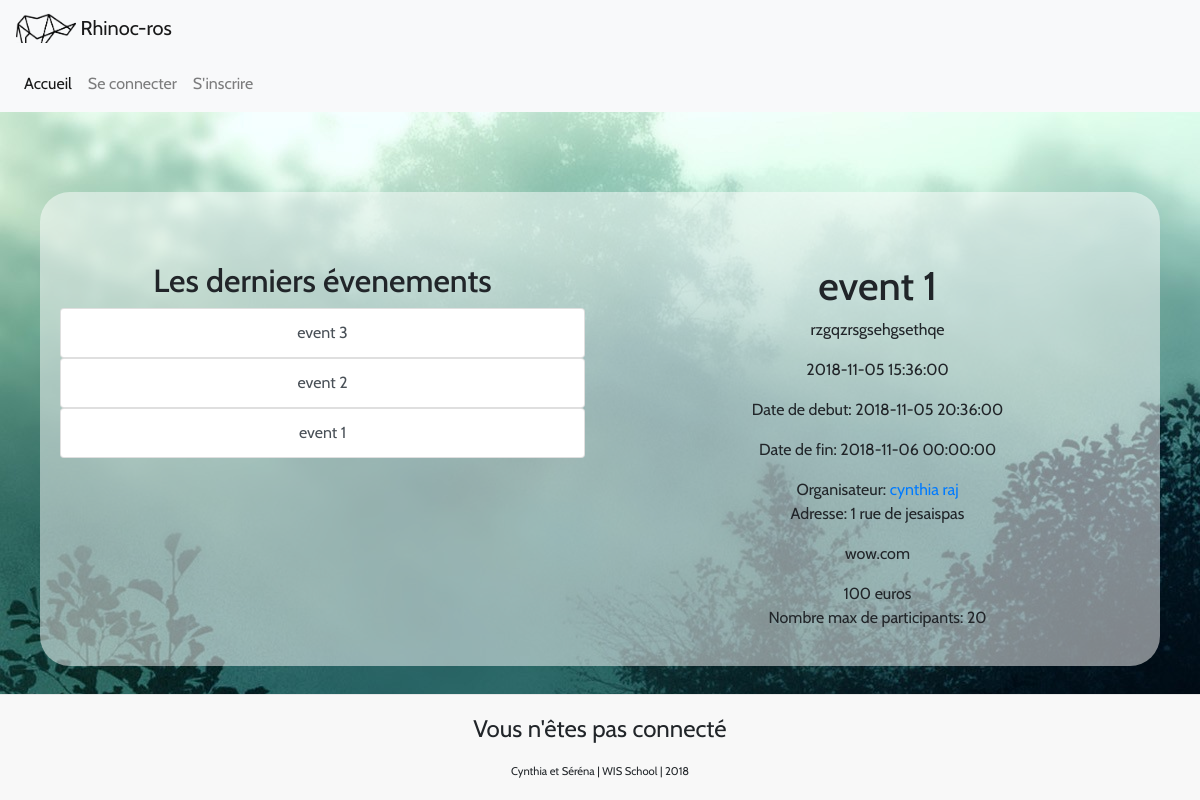
The app's page /info.php?id=1 with its own data.
### tables this page shows
CREATE TABLE IF NOT EXISTS `events` (
  `id` int(11) NOT NULL AUTO_INCREMENT,
  `title` varchar(100) NOT NULL,
  `description` text NOT NULL,
  `date_start` datetime NOT NULL,
  `date_end` datetime NOT NULL,
  `idcreator` int(11) NOT NULL,
  `adress` text NOT NULL,
  `url` varchar(200) DEFAULT NULL,
  `date_created` datetime NOT NULL,
  `price` int(11) NOT NULL,
  `participant_number` int(11) NOT NULL,
  PRIMARY KEY (`id`)
);

CREATE TABLE IF NOT EXISTS `members` (
  `id` int(11) NOT NULL AUTO_INCREMENT,
  `first_name` varchar(100) NOT NULL,
  `last_name` varchar(100) NOT NULL,
  `email` varchar(250) NOT NULL,
  `password` varchar(250) NOT NULL,
  `date_created` datetime NOT NULL,
  PRIMARY KEY (`id`)
);

### php/get_events.php (called while the page is built)
<?php
  $sql="SELECT *
        FROM events
        ORDER BY date_created DESC";
  $stmt = $conn->prepare($sql);
  $stmt->execute();
  $events = $stmt->fetchAll();
?>

### php/get_eventinfo.php (called while the page is built)
<?php
  $id = $_GET['id'];
  $sql = "SELECT *
          FROM events
          WHERE id=:id";
  $stmt = $conn->prepare($sql);
  $stmt->bindValue(":id", $id);
  $stmt->execute();
  $eventinfo = $stmt->fetch();
  ?>

### php/get_user.php (called while the page is built)
<?php
  $getIdCreator = $eventinfo["idcreator"];
  $sql = "SELECT *
          FROM members
          WHERE members.id = :getIdCreator";
  $stmt = $conn->prepare($sql);
  $stmt->bindValue(":getIdCreator",   $getIdCreator);
  $stmt->execute();
  $resultIdCreator = $stmt->fetch();
?>

### info.php (the view, shortened to what this page needs)
<?php
  include ("php/db.php");
?>
<?php include("php/get_events.php");?>
<?php include("php/get_eventinfo.php");?>
<?php include("php/get_user.php");?>
<?php include("layouts/header.php");?>
<main class="fond_blur">
<div class="row">
  <div class="col-sm-12 col-md-6">
    <h2>Les derniers évenements</h2>
    <?php
    foreach ($events as $event) {
      ?>
      <div class="list-group">
          <a  class='list-group-item list-group-item-action' href="info.php?id=<?php echo $event['id'] ?>">
            <?php echo $event['title'] ?>
          </a>
      </div>
    <?php } ?>
  </div>
    <div class="col-sm-12 col-md-6">
    <h1><?php echo $eventinfo["title"] ?></h1>
    <p><?php echo $eventinfo["description"]?></p>
    <p><?php echo $eventinfo["date_created"]?></p>
    <p><?php echo ("Date de debut: ") . $eventinfo["date_start"]?></p>
    <p><?php echo ("Date de fin: ") . $eventinfo["date_end"]?></p>
    <?php echo ("Organisateur: ")?>
      <a href="profil.php?iduser=<?php echo $eventinfo['idcreator'] ?>">
        <?php echo $resultIdCreator["first_name"] . ("&nbsp") . $resultIdCreator["last_name"] ?>
      </a>
    <p><?php echo ("Adresse: ") . $eventinfo["adress"]?></p>
    <p><?php echo $eventinfo["url"]?></p>
    <div><?php echo $eventinfo["price"]?> euros </div>
    <p> <?php echo  ("Nombre max de participants: ") . $eventinfo["participant_number"]?></p>
  </div>
</div>
</main>
<?php include("layouts/footer.php");?>

### css/style.css (style rules this page uses)
html { min-height: 100%; }
body { background-image: url(fond1.jpg); font-family: 'Cabin', sans-serif; display : table; width: 100%; }
.fond_blur { margin-top: 80px; background-color: #FFFFFF80; padding: 20px; border-radius: 30px; text-align: center; margin-left: 40px; margin-right: 40px; }
.row { margin-top: 50px; }

### records on screen
events: title "event 3"
events: title "event 2"
events: title "event 1", description "rzgqzrsgsehgsethqe", date_created "2018-11-05 15:36:00", date_start "2018-11-05 20:36:00", date_end "2018-11-06 00:00:00", adress "1 rue de jesaispas", url "wow.com", price "100", participant_number "20"
members: first_name "cynthia", last_name "raj"
